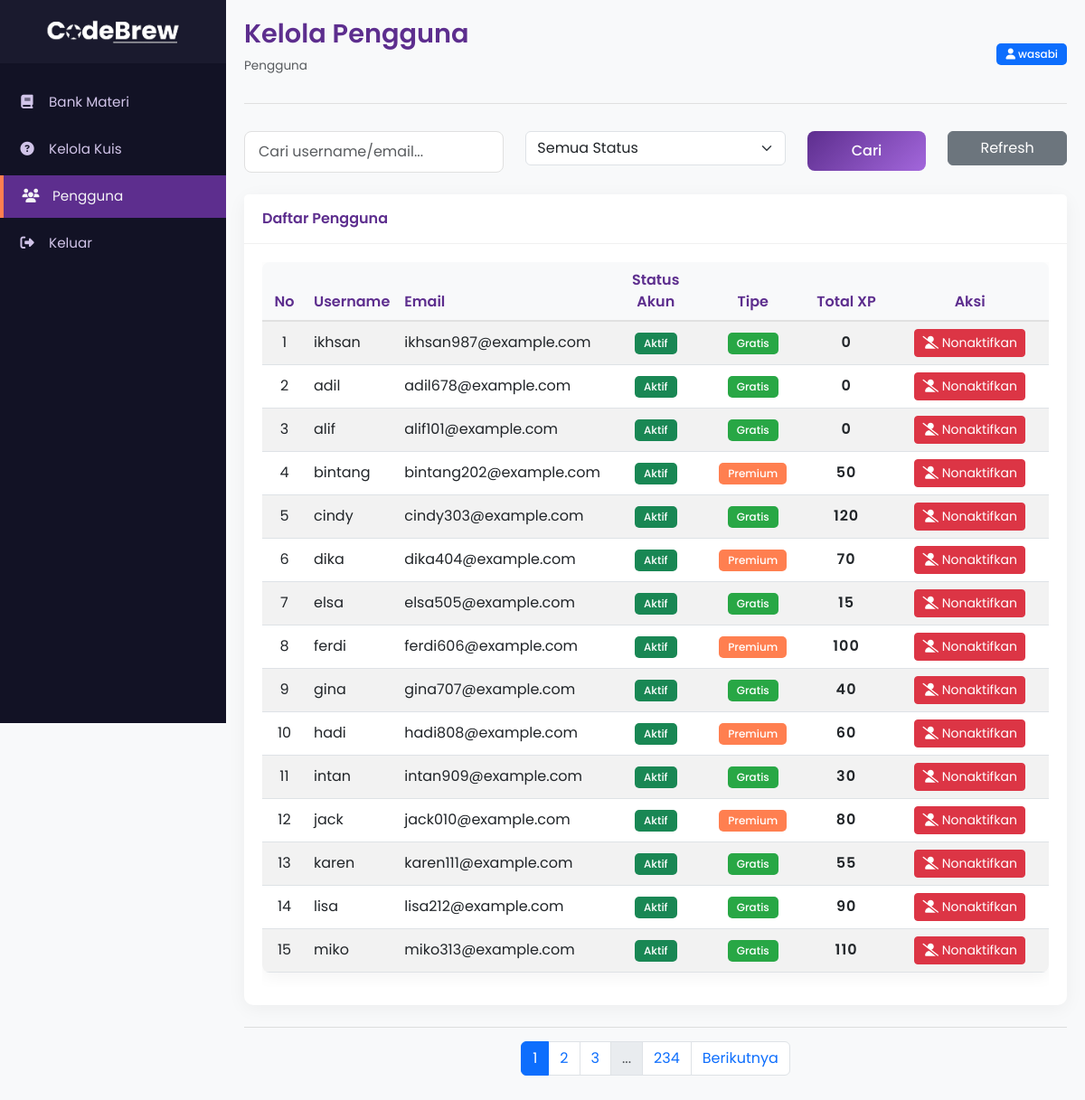
/admin/users.php (signed in), run on the app's committed database.
### tables this page shows
CREATE TABLE `user` (
  `user_id` int(11) NOT NULL,
  `username` varchar(100) DEFAULT NULL,
  `email` varchar(100) DEFAULT NULL,
  `password` varchar(255) DEFAULT NULL,
  `is_premium` tinyint(1) DEFAULT NULL,
  `xp_total` int(11) DEFAULT NULL,
  `role` varchar(20) DEFAULT 'user',
  `joined_date` datetime DEFAULT current_timestamp(),
  `is_active` int(1) NOT NULL DEFAULT 1
);

### admin/users.php (the view, shortened to what this page needs)
<?php
include_once '../connection.php';
$limit = 15;
$page = isset($_GET['page']) ? (int)$_GET['page'] : 1;
$offset = ($page - 1) * $limit;
$where = [];
$where_sql = $where ? 'WHERE ' . implode(' AND ', $where) : '';
$total_users_result = mysqli_query($conn, "SELECT COUNT(*) AS total FROM user $where_sql");
$total_users = mysqli_fetch_assoc($total_users_result)['total'];
$total_pages = ceil($total_users / $limit);
$daftaruser = mysqli_query($conn, "SELECT * FROM user $where_sql LIMIT $limit OFFSET $offset");
?>
<!DOCTYPE html>
<html lang="en">
<head>
    <link rel="stylesheet" href="https://cdnjs.cloudflare.com/ajax/libs/font-awesome/6.4.0/css/all.min.css">
    <link href="https://cdn.jsdelivr.net/npm/bootstrap@5.3.0-alpha1/dist/css/bootstrap.min.css" rel="stylesheet">
</head>
<body>
    <div class="sidebar">
        <div class="sidebar-header">
            <img src="../assets/Cuplikan_layar_2025-04-17_195753-removebg-preview 1.png" alt="CodeBrew Logo">
        </div>
        <ul class="sidebar-menu">
            <li>
                <a href="materi_bank.php">
                    <i class="fas fa-book"></i> <span>Bank Materi</span>
                </a>
            </li>
            <li>
                <a href="manage_quiz.php">
                    <i class="fas fa-question-circle"></i> <span>Kelola Kuis</span>
                </a>
            </li>
            <li>
                <a href="users.php" class="active">
                    <i class="fas fa-users"></i> <span>Pengguna</span>
                </a>
            </li>
            <li>
                <a href="../register-login/logout.php" id="logout-link">
                    <i class="fas fa-sign-out-alt"></i> <span>Keluar</span>
                </a>
            </li>
        </ul>
    </div>
    <div class="main-content">
        <div class="content-header">
            <div class="d-flex justify-content-between align-items-center">
                <div>
                    <h1>Kelola Pengguna</h1>
                    <nav aria-label="breadcrumb">
                        <ol class="breadcrumb">
                            <li class="breadcrumb-item active" aria-current="page">Pengguna</li>
                        </ol>
                    </nav>
                </div>
                <div>
                    <span class="badge bg-primary">
                        <i class="fas fa-user"></i> <?php echo htmlspecialchars($_SESSION['username']); ?>
                    </span>
                </div>
            </div>
        </div>
        <form method="GET" class="row mb-4">
            <div class="col-md-4">
                <input type="text" name="search" class="form-control" placeholder="Cari username/email..." value="<?= isset($_GET['search']) ? htmlspecialchars($_GET['search']) : '' ?>">
            </div>
            <div class="col-md-4">
                <select name="status" class="form-select">
                    <option value="">Semua Status</option>
                </select>
            </div>
            <div class="col-md-2">
                <button type="submit" class="btn btn-primary w-100">Cari</button>
            </div>
            <div class="col-md-2">
                <a href="users.php" class="btn btn-secondary w-100">Refresh</a>
            </div>
        </form>
        <div class="card mb-4">
            <div class="card-header">
                Daftar Pengguna
            </div>
            <div class="card-body">
                <?php if (mysqli_num_rows($daftaruser) > 0): ?>
                    <div class="table-responsive">
                        <table class="table table-striped table-hover align-middle">
                            <thead class="table-light">
                                <tr>
                                    <th style="width: 50px; text-align:center;">No</th>
                                    <th>Username</th>
                                    <th>Email</th>
                                    <th style="width: 110px; text-align:center;">Status Akun</th>
                                    <th style="width: 110px; text-align:center;">Tipe</th>
                                    <th class="text-center" style="width: 100px;">Total XP</th>
                                    <th style="width: 180px; text-align:center;">Aksi</th>
                                </tr>
                            </thead>
                            <tbody>
                                <?php
                                $no = $offset + 1;
                                while ($user = mysqli_fetch_assoc($daftaruser)):
                                ?>
                                    <tr>
                                        <td class="text-center"><?php echo $no++; ?></td>
                                        <td><?php echo htmlspecialchars($user['username']); ?></td>
                                        <td><?php echo htmlspecialchars($user['email']); ?></td>
                                        <td class="text-center">
                                            <?php if ($user['is_active']): ?>
                                                <span class="badge bg-success">Aktif</span>
                                            <?php else: ?>
                                                <span class="badge bg-danger">Nonaktif</span>
                                            <?php endif; ?>
                                        </td>
                                        <td class="text-center">
                                            <?php if ($user['is_premium']): ?>
                                                <span class="badge badge-premium">Premium</span>
                                            <?php else: ?>
                                                <span class="badge badge-free">Gratis</span>
                                            <?php endif; ?>
                                        </td>
                                        <td class="angka-rapih">
                                            <div><?php echo number_format($user['xp_total'], 0, ',', '.'); ?></div>
                                        </td>
                                        <td class="text-center">
                                            <div class="d-flex gap-1 justify-content-center">
                                                <?php if ($user['is_active']): ?>
                                                    <a href="users.php?nonaktifkan=<?php echo $user['user_id']; ?>" class="btn btn-sm btn-danger" onclick="return confirm('Nonaktifkan akun ini?')">
                                                        <i class="fas fa-user-slash"></i> Nonaktifkan
                                                    </a>
                                                <?php else: ?>
                                                    <a href="users.php?aktifkan=<?php echo $user['user_id']; ?>" class="btn btn-sm btn-success" onclick="return confirm('Aktifkan kembali akun ini?')">
                                                        <i class="fas fa-user-check"></i> Aktifkan
                                                    </a>
                                                <?php endif; ?>
                                            </div>
                                        </td>
                                    </tr>
                                <?php endwhile; ?>
                            </tbody>
                        </table>
                    </div>
                <?php else: ?>
                    <div class="alert alert-info mb-0">
                        <i class="fas fa-info-circle"></i> Belum ada pengguna yang terdaftar.
                    </div>
                <?php endif; ?>
            </div>
        </div>
        <div class="pagination-container mt-4 mb-4">
            <nav>
                <ul class="pagination justify-content-center">
                    <?php
                    $show = 2;
                    $start = max(1, $page - $show);
                    $end = min($total_pages, $page + $show);
                    for ($i = $start; $i <= $end; $i++) {
                        $active = $i == $page ? 'active' : '';
                        echo '<li class="page-item ' . $active . '"><a class="page-link" href="?page=' . $i . '">' . $i . '</a></li>';
                    }
                    if ($end < $total_pages) {
                        if ($end < $total_pages - 1) echo '<li class="page-item disabled"><span class="page-link">...</span></li>';
                        echo '<li class="page-item"><a class="page-link" href="?page=' . $total_pages . '">' . $total_pages . '</a></li>';
                    }
                    if ($page < $total_pages) {
                        echo '<li class="page-item"><a class="page-link" href="?page=' . ($page + 1) . '">Berikutnya</a></li>';
                    }
                    ?>
                </ul>
            </nav>
        </div>
    </div>
</body>
</html>

### admin/users.php (style rules this page uses)
:root { --primary: #5D2E8E; --secondary: #A367DC; --accent: #FF7F50; --dark: #1A1A2E; --darker: #121225; --light: #F5F5F7; --light-purple: #D1C4E9; --gradient: linear-gradient(135deg, #5D2E8E 0%, #A367DC 100%); }
* { margin: 0; padding: 0; box-sizing: border-box; font-family: 'Poppins', sans-serif; }
body { background-color: #f8f9fa; color: #333; min-height: 100vh; display: flex; }
.sidebar { width: 250px; background: var(--darker); color: var(--light); height: 100vh; position: fixed; transition: all 0.3s; z-index: 1000; }
.sidebar-header { padding: 20px; background: var(--dark); text-align: center; }
.sidebar-header img { max-width: 150px; }
.sidebar-menu { padding: 20px 0; list-style: none; }
.sidebar-menu li { margin-bottom: 5px; }
.sidebar-menu a { display: block; padding: 12px 20px; color: var(--light-purple); text-decoration: none; transition: all 0.3s; font-size: 0.95rem; }
.sidebar-menu a:hover, .sidebar-menu a.active { background: var(--primary); color: var(--light); border-left: 4px solid var(--accent); }
.sidebar-menu a i { margin-right: 10px; width: 20px; text-align: center; }
.main-content { flex: 1; margin-left: 250px; padding: 20px; transition: all 0.3s; }
.content-header { margin-bottom: 30px; border-bottom: 1px solid #e0e0e0; padding-bottom: 15px; }
.content-header h1 { font-size: 1.8rem; color: var(--primary); font-weight: 600; }
.content-header .breadcrumb { font-size: 0.85rem; }
.card { border-radius: 10px; box-shadow: 0 4px 20px rgba(0, 0, 0, 0.05); border: none; margin-bottom: 20px; }
.card-header { background-color: #fff; border-bottom: 1px solid #f0f0f0; padding: 15px 20px; font-weight: 600; color: var(--primary); }
.card-body { padding: 20px; }
.form-control { border-radius: 8px; padding: 10px 15px; border: 1px solid #e0e0e0; }
.btn-primary { background: var(--gradient); border: none; border-radius: 8px; padding: 10px 20px; font-weight: 500; transition: all 0.3s; }
.table { border-radius: 8px; overflow: hidden; box-shadow: 0 4px 20px rgba(0, 0, 0, 0.05); }
.table thead th { background-color: #f8f9fa; color: var(--primary); font-weight: 600; border-bottom: 2px solid #e0e0e0; }
.badge { padding: 6px 10px; border-radius: 5px; font-weight: 500; }
.badge-premium { background-color: var(--accent); color: white; }
.badge-free { background-color: #28a745; color: white; }
.pagination-container { margin-top: 30px; padding-top: 15px; border-top: 1px solid #ddd; }
.angka-rapih { text-align: center; min-width: 80px; font-variant-numeric: tabular-nums; font-weight: 600; letter-spacing: 1px; }

### data on the page
user: username "ikhsan", email "ikhsan987@example.com", is_active "Aktif", is_premium "Gratis", xp_total "0"
user: username "adil", email "adil678@example.com", is_active "Aktif", is_premium "Gratis", xp_total "0"
user: username "alif", email "alif101@example.com", is_active "Aktif", is_premium "Gratis", xp_total "0"
user: username "bintang", email "bintang202@example.com", is_active "Aktif", is_premium "Premium", xp_total "50"
user: username "cindy", email "cindy303@example.com", is_active "Aktif", is_premium "Gratis", xp_total "120"
user: username "dika", email "dika404@example.com", is_active "Aktif", is_premium "Premium", xp_total "70"
user: username "elsa", email "elsa505@example.com", is_active "Aktif", is_premium "Gratis", xp_total "15"
user: username "ferdi", email "ferdi606@example.com", is_active "Aktif", is_premium "Premium", xp_total "100"
user: username "gina", email "gina707@example.com", is_active "Aktif", is_premium "Gratis", xp_total "40"
user: username "hadi", email "hadi808@example.com", is_active "Aktif", is_premium "Premium", xp_total "60"
user: username "intan", email "intan909@example.com", is_active "Aktif", is_premium "Gratis", xp_total "30"
user: username "jack", email "jack010@example.com", is_active "Aktif", is_premium "Premium", xp_total "80"
user: username "karen", email "karen111@example.com", is_active "Aktif", is_premium "Gratis", xp_total "55"
user: username "lisa", email "lisa212@example.com", is_active "Aktif", is_premium "Gratis", xp_total "90"
user: username "miko", email "miko313@example.com", is_active "Aktif", is_premium "Gratis", xp_total "110"

### other printed values
$_SESSION['username'] "wasabi"
$total_pages "234"
